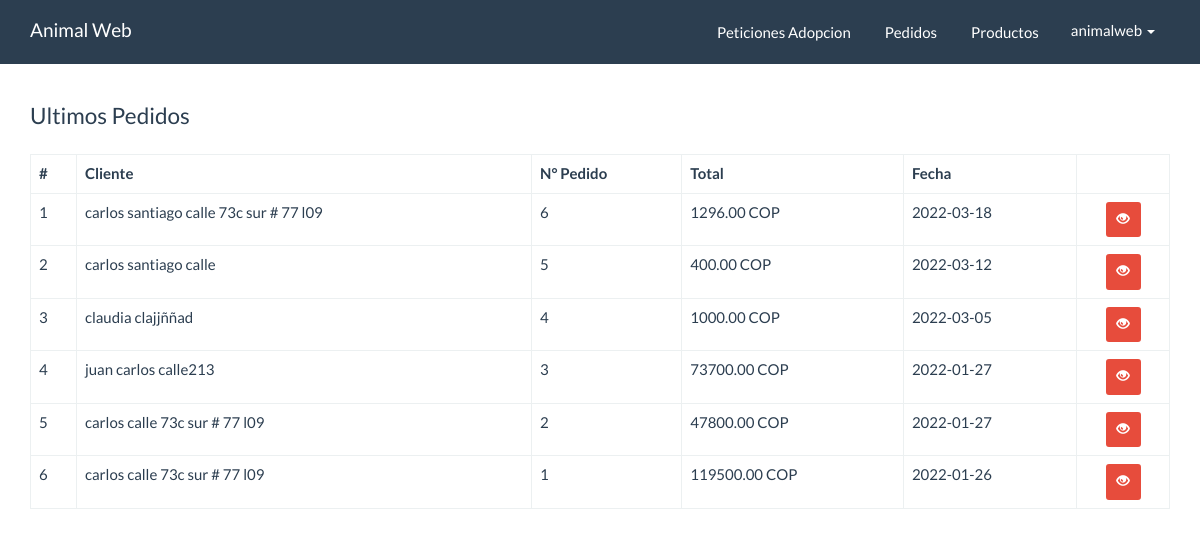
The page /productos/panel/dashboard.php (signed in) on the database its author committed.
### tables this page shows
CREATE TABLE `pedidos` (
  `id` int(10) NOT NULL,
  `cliente_id` int(11) NOT NULL,
  `total` decimal(10,2) NOT NULL,
  `fecha` date NOT NULL,
  `estado` int(11) NOT NULL DEFAULT 1
);

CREATE TABLE `clientes` (
  `id` int(10) NOT NULL,
  `nombre` varchar(80) NOT NULL,
  `apellidos` varchar(100) NOT NULL,
  `email` varchar(50) NOT NULL,
  `telefono` varchar(15) NOT NULL,
  `comentario` varchar(300) NOT NULL
);

### productos/src/Pedido.php (called while the page is built, shortened)
<?php
class Pedido{
    private $cn = null;
    public function __construct(){
        $this->config = parse_ini_file(__DIR__.'/../config.ini') ;
        $this->cn = new \PDO( $this->config['dns'], $this->config['usuario'],$this->config['clave'],array(
            \PDO::MYSQL_ATTR_INIT_COMMAND => 'SET NAMES utf8'
        ));
    }
    public function mostrarUltimos()
    {
        $sql = "SELECT p.id, nombre, apellidos, email, total, fecha FROM pedidos p
        INNER JOIN clientes c ON p.cliente_id = c.id ORDER BY p.id DESC LIMIT 10";
        $resultado = $this->cn->prepare($sql);
        if($resultado->execute())
            return  $resultado->fetchAll();
        return false;
    }
}

### productos/panel/dashboard.php (the view, shortened to what this page needs)
<!DOCTYPE html>
<html lang="en">
  <head>
    <link rel="stylesheet" href="../assets/css/bootstrap.min.css">
    <link rel="stylesheet" href="../assets/css/estilos.css">
  </head>
  <body>
    <nav class="navbar navbar-default navbar-fixed-top">
      <div class="container">
        <div class="navbar-header">
          <a class="navbar-brand" href="index.php">Animal Web </a>
        </div>
        <div id="navbar" class="navbar-collapse collapse">
          <ul class="nav navbar-nav pull-right">
          <li>
              <a href="peticiones_adopcion/index.php" class="btn">Peticiones Adopcion </a>
            </li>
            <li>
              <a href="pedidos/index.php" class="btn">Pedidos </a>
            </li>
            <li>
              <a href="productos/index.php" class="btn">Productos</a>
            </li>
            <li class="dropdown">
                <a href="#" class="dropdown-toggle" data-toggle="dropdown" role="button" aria-haspopup="true"
                aria-expanded="false"><?php print $_SESSION['usuario_info']['nombre_usuario']; ?> <span class="caret"></span></a>
            </li>
          </ul>
        </div>
      </div>
    </nav>
    <div class="container" id="main">
    <div class="row">
          <div class="col-md-12">
             <fieldset>
              <legend>Ultimos Pedidos</legend>
                <table class="table table-bordered">
                  <thead>
                    <tr>
                      <th>#</th>
                      <th>Cliente</th>
                      <th>N° Pedido</th>
                      <th>Total</th>
                      <th>Fecha</th>
                      <th></th>
                    </tr>
                  </thead>
                  <tbody>
                    <?php
                      $pedido = new animalweb\Pedido;
                      $info_pedido = $pedido->mostrarUltimos();
                      $cantidad = count($info_pedido);
                      if($cantidad > 0){
                        $c=0;
                      for($x =0; $x < $cantidad; $x++){
                        $c++;
                        $item = $info_pedido[$x];
                    ?>
                    <tr>
                      <td><?php print $c?></td>
                      <td><?php print $item['nombre'].' '.$item['apellidos']?></td>
                      <td><?php print $item['id']?></td>
                      <td><?php print $item['total']?> COP</td>
                      <td><?php print $item['fecha']?></td>
                      <td class="text-center">
                        <a href="pedidos/ver.php?id=<?php print $item['id'] ?>" class="btn btn-danger btn-sm"><span class="glyphicon glyphicon-eye-open"></span></a>
                      </td>
                    </tr>
                    <?php
                      }
                    }else{
                    ?>
                    <tr>
                      <td colspan="6">NO HAY REGISTROS</td>
                    </tr>
                    <?php }?>
                  </tbody>
                </table>
             </fieldset>
          </div>
        </div>
    </div>
  </body>
</html>

### productos/assets/css/estilos.css (style rules this page uses)
#main { margin-top: 100px; }

### rows shown on the page
pedidos: cliente.nombre "carlos santiago", cliente.apellidos "calle 73c sur # 77 l09", id "6", total "1296.00", fecha "2022-03-18"
pedidos: cliente.nombre "carlos santiago", cliente.apellidos "calle", id "5", total "400.00", fecha "2022-03-12"
pedidos: cliente.nombre "claudia", cliente.apellidos "clajjññad", id "4", total "1000.00", fecha "2022-03-05"
pedidos: cliente.nombre "juan carlos", cliente.apellidos "calle213", id "3", total "73700.00", fecha "2022-01-27"
pedidos: cliente.nombre "carlos", cliente.apellidos "calle 73c sur # 77 l09", id "2", total "47800.00", fecha "2022-01-27"
pedidos: cliente.nombre "carlos", cliente.apellidos "calle 73c sur # 77 l09", id "1", total "119500.00", fecha "2022-01-26"

### other values the page prints
$_SESSION['usuario_info']['nombre_usuario'] "animalweb"
